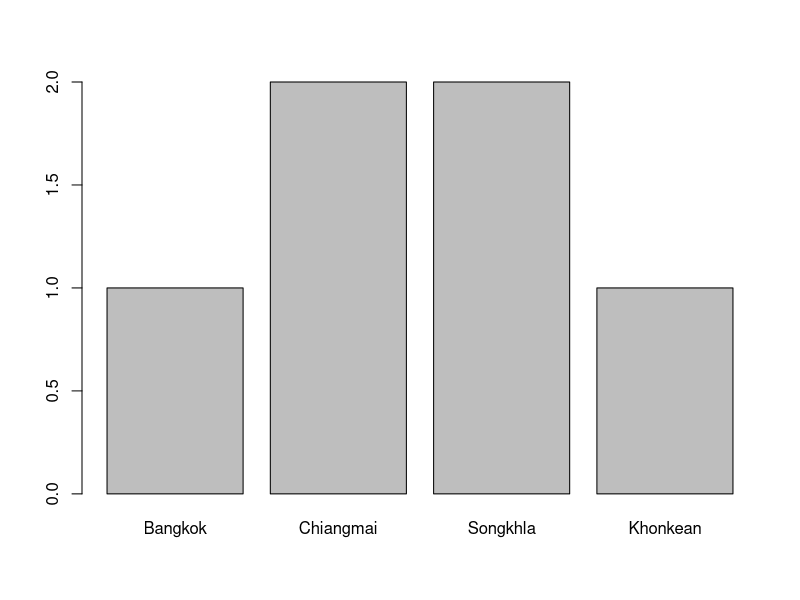
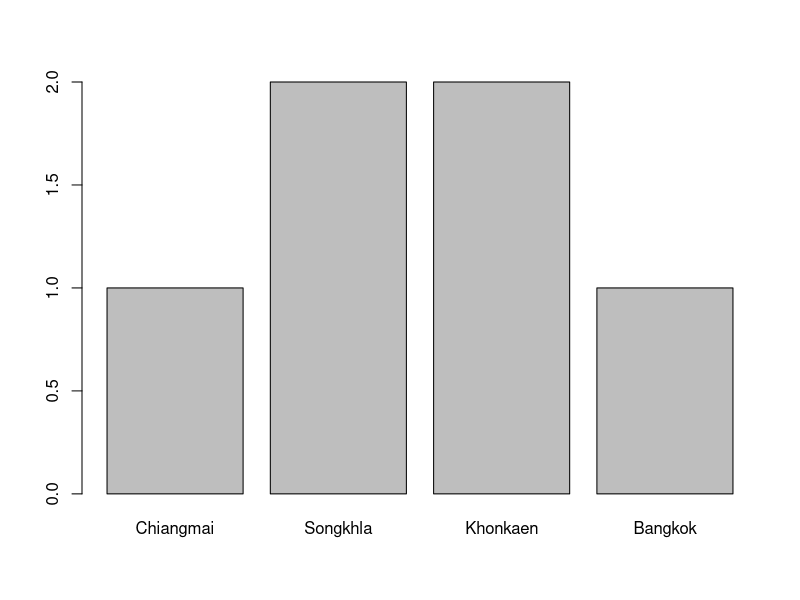

R code for these plots, in order:
## ---- chunk 1
knitr::opts_chunk$set(echo = TRUE)
## ---- chunk 2
mix <- c(TRUE, "Correct", 8, 2.2)

# Display and check the class of the vector "mix"
class(mix)
typeof(mix)

#ตอนนี้ทุกตัวจะเป็น string แล้ว
## ---- chunk 3

a <- 3
typeof(a)
# Coerce a double to integer
a <- as.integer(a)
class(a)

b <- TRUE
b <- as.numeric(b)
b
# Coerce a logical value to numeric (0 and 1)


c <- FALSE
c <- as.character(c);
# Coerce a logical value to character string


# Try to coerce two non-compatible data types (like a character string to numeric)
as.double("R CODER")

## ---- chunk 4

# Create a vector with 4 mangoes and 6 apples
c(mango = 4,apple = 6)

# Use the "setNames" function to name the vector "my_fruit"
my_fruit <- c(4,6,8)
fruit_name <- c('mango','apple')
setNames(my_fruit, fruit_name)

## ---- chunk 5
z <- c(12, 15, 3, 22);
 
# Sort the vector "z" in ascending order with the "sort" function 
sort(z);
# Sort the vector "z" in descending order with the "sort" function 
sort(z, decreasing = TRUE);
# Sort the vector "z" in ascending order with the "order" function 
order(z); #บอก index ของ arr z จากน้อยไปมาก
arr <- c(z[3], z[1], z[2], z[4]);
arr;
# Sort the vector "z" in descending order with the "order" function 
order(-z);
arr <- c(z[4], z[2], z[1], z[3]);
arr;
# Reverse the order of the vector "z"
rev(z); # just reverse
## ---- chunk 6

x <- c(1, 5)
y <- c(4, 0, 1, 3)


# Check if each element of the vector "x" is contained in the vector "y"
for (i in x)
{
  print(i %in% y);
}

# Return the common element(s) between the vector "x" and "y"
x[c(TRUE, FALSE)]
x[x %in% y]

# Check if all the elements of the vector "x" are in the vector "y" with the function "all"

all(x %in% y)
## ---- chunk 7
#abb -> abbriviation
my_month <- month.abb
my_month

# Access different data of "my_month"
# First element
my_month[1];
# Third and fourth element
my_month[3:4]
# Fifth and seventh element
my_month[c(3,7)];
# Last element of vector
my_month[length(my_month)];
# Even months
my_month[seq(2,length(my_month),by = 2)]
# Odd months
my_month[seq(1,length(my_month),by = 2)]
## ---- chunk 8
my_month <- month.abb
# The maximum monthly temperature of a spanish city in 2017.
Spain_temp <- c(22.52, 18.70, 19.61, 22.79, 29.38, 30.19,
                33.16, 36.97, 33.29, 28.98, 24.31, 22.43)

setNames(Spain_temp, my_month)

# Months with maximum temperature greater than 30
my_month[Spain_temp > 30]

# Months with maximum temperature lower than 20 OR greater than 35
my_month[Spain_temp < 30 | Spain_temp > 35]

## ---- chunk 9

my_capital <- c("London", "New York", "Paris", NA, "Bangkok")
my_capital
# Deleting 'London' with a "-" sign
my_capital[-1];
# Deleting 'London' with the "which" function
my_capital[-which(my_capital == "London")]
# Remove NA
my_capital[c(!is.na(my_capital))]
## ---- chunk 10

# Create the vector of 10 20 30 40 50 60 70 80 90 100 using the "by" argument
seq(10, 100, by = 10);

# Create the vector of 0.0 0.1 0.2 0.3 0.4 0.5 0.6 0.7 0.8 0.9 1.0 using the "length.out" argument
seq(0, 360, lenght.out = 13)
seq(0, 1, lenght.out = 11)
# Create the vector of "female" "male" "female" "male" "female" "male"
rep(c("female","male"),times = 3);
# Create the vector of TRUE TRUE TRUE FALSE FALSE FALSE
c(rep(T, times = 3),rep(F, times = 3))
rep(c(T,F), each = 3);
## ---- chunk 11

my_data <- 1:12

# Create 2-column matrix ordered by column
matrix(my_data, nco = 2)
# Create 4-row matrix ordered by column
matrix(my_data, nco = 4)
# Create 3-row matrix ordered by row
matrix(my_data, nrow  = 3, byrow = T)

u <- c(2, 7, 3, 6, 1)
v <- c(3, 7, 3, 5, 9)

# column binding
a <- cbind(u, v)
# row binding
b <- rbind(u, v)
# check the output class
class(b)
# matrix of 'logical' and 'character' data type
matrix(c(TRUE, TRUE, FALSE, TRUE), ncol = 2)
matrix(c("red", "green", "orange", "black"), ncol = 2)

## ---- chunk 12

matA <- matrix(c(3, 1, 6, 1, 2, 9), ncol = 2)
matA

# Create matB by adding column c(6, 1, 7) and c(1, 6, 1) to matA
matb <- cbind(matA, c(6,1,7), c(1,6,1));
matb
# Remove first and third column of matB
matb[,c(-1,-3)]; #matrix(col,row)
# Remove second row of matA
matA[-2, ];

matC <- matrix(c(2, 7, 1, 3, 6, 1), ncol = 2, byrow = T)
matD <- matrix(c(3, 7, 6, 3, 5, 9), ncol = 2, byrow = T)

# Stack matrices matC and matD vertically and horizontally
rbind(matC, matD)
cbind(matC, matD)

## ---- chunk 13

my_mat <- matrix(1:8, nrow = 2, ncol = 4)
my_mat

# Label rows of my_mat with c("M", "F") and columns with the letters A to D
LETTERS[1:4]
dimnames(my_mat) <- list(c("M","F"), LETTERS[1:4])
my_mat
# Name the row and column variables of my_mat as "Sex" and "Group", respectively
dimnames(my_mat) <- list(sex = c("M","F"), group = LETTERS[1:4])
my_mat
# See the structure of a matrix my_mat
str(my_mat)

# Remove column names of my_mat
colnames(my_mat) <- NULL
my_mat
# Remove both row and column names of my_mat
unname(my_mat)

## ---- chunk 14

# You have a vector containing the week days when some event happened.
event_day <- c("Friday", "Tuesday", "Thursday", 
               "Monday", "Wednesday", "Monday", 
               "Wednesday", "Monday", "Monday", 
               "Wednesday", "Sunday", "Saturday")
#summary(event_day)
# Convert your character vector to factor by preserving the order of the levels as appear on the input data
aa <- factor(event_day,level = unique(event_day))
#summary(aa)
table(aa)
## ---- chunk 15

# You have the following data stored in a numeric vector
city <- c(3, 2, 1, 4, 3, 2)

# Convert the data into factor and get it categorized for further analysis
#factor(city)
city_1 <- factor(city)
# Change factor labels of the levels 
city_factor <- factor(city, labels = c("Bangkok","Chiangmai","Songkhla","Khonkean"))
city_factor

## ---- chunk 16

# Create a vector with the desired order
my_order <- c("Chiangmai", "Songkhla", "Khonkaen", "Bangkok")

# Indicate the order in the 'levels' argument
city_factor2 <- factor(city_factor,labels = my_order)


table(city_factor)
table(city_factor2)

barplot(table(city_factor))
barplot(table(city_factor2))
## ---- chunk 17

set.seed(123) #ทำให้ผลเหมือนเดิม
my_df <- data.frame(city = city_factor, salary = sample(20:50, 6))
my_df

# Reorder the factor based on the "mean wage" of the individuals using the reorder function
city_factor3 <- reorder(my_df$city, my_df$salary, mean)
city_factor3
## ---- chunk 18

levels(city_factor)

# Reverse the order of levels of a factor with the "rev" function

city_factor4 <- rev(levels(city_factor3))
## ---- chunk 19

# Let the level ‘Khonkaen’ appearing first and maintain the order of the others
city_factor5 <- relevel(city_factor,"Khonkean")
city_factor5
# Check all created factors


## ---- chunk 20

my_data <- c(0, 2, 0, 5, 1, 9, 9, 4)
my_factor <- factor(my_data)
my_factor

# Correct way!!
as.numeric(levels(my_factor))[my_factor]
# Wrong way!!
as.numeric(my_factor)
